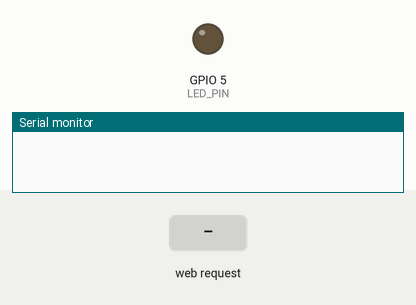
Recording of a sketch running on a simulated ESP8266 (NodeMCU). Shown: output pins drawn as LEDs (lit = HIGH), the last lines printed to the serial monitor. The inputs (shaded band) are chosen by the test bench.

Above: at 1.2 s.
1.3 s: HTTP request GET /led/1 received
At 1.9 s:
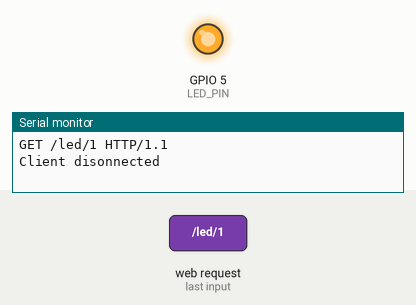
2.8 s: HTTP request GET /led/0 received
At 4.2 s:
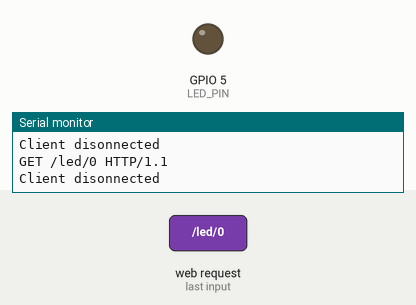
Timing chart, 0 to 5.8 s (numbered marks = the images above; inputs shaded):
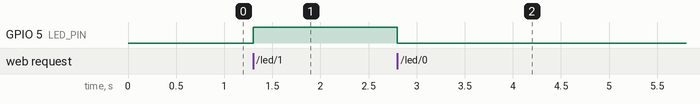

The sketch:

AP-Web-Server.ino
```cpp
/*
 * Source was
 * https://learn.sparkfun.com/tutorials/esp8266-thing-hookup-guide/example-sketch-ap-web-server
 * and I put some bits from
 * http://esp8266-server.de
 * into it.
 */
#include <ESP8266WiFi.h>

//////////////////////
// WiFi Definitions //
//////////////////////
const char WiFiAPPSK[] = "sparkfun";
const char AP_NameChar[] = "astral";

// Oder so:
//const char* ssid = "your-ssid";
//const char* password = "your-password";

/////////////////////
// Pin Definitions //
/////////////////////
const int LED_PIN = 5;      // Thing's onboard, green LED
const int ANALOG_PIN = A0;  // The only analog pin on the Thing
const int DIGITAL_PIN = 12; // Digital pin to be read

WiFiServer server(80);

void setup()
{
    Serial.begin(115200);
    delay (1);

    pinMode(DIGITAL_PIN, INPUT_PULLUP);
    pinMode(LED_PIN, OUTPUT);
    digitalWrite(LED_PIN, LOW);
    // Don't need to set ANALOG_PIN as input,
    // that's all it can be.

    // set to AP mode
    WiFi.mode(WIFI_AP);
    WiFi.softAP(AP_NameChar, WiFiAPPSK);
    server.begin();
}

void loop()
{
  // Check if a client has connected
  WiFiClient client = server.available();
  if (!client) {
    return;
  }

  // Read the first line of the request
  String req = client.readStringUntil('\r');
  Serial.println(req);
  client.flush();

  // Match the request
  int val = -1; // We'll use 'val' to keep track of both the
                // request type (read/set) and value if set.
  if (req.indexOf("/led/0") != -1)
    val = 0; // Will write LED low
  else if (req.indexOf("/led/1") != -1)
    val = 1; // Will write LED high
  else if (req.indexOf("/read") != -1)
    val = -2; // Will print pin reads
  // Otherwise request will be invalid. We'll say as much in HTML

  // Set GPIO5 according to the request
  if (val >= 0)
    digitalWrite(LED_PIN, val);

  //client.flush();

  // Prepare the response. Start with the common header:
  String s = "HTTP/1.1 200 OK\r\n";
  s += "Content-Type: text/html\r\n\r\n";
  s += "<!DOCTYPE HTML>\r\n<html>\r\n";
  // If we're setting the LED, print out a message saying we did
  if (val >= 0)
  {
    s += "LED is now ";
    s += (val)?"on":"off";
  }
  else if (val == -2)
  { // If we're reading pins, print out those values:
    s += "Analog Pin = ";
    s += String(analogRead(ANALOG_PIN));
    s += "<br>"; // Go to the next line.
    s += "Digital Pin 12 = ";
    s += String(digitalRead(DIGITAL_PIN));
  }
  else
  {
    s += "Invalid Request.<br> Try /led/1, /led/0, or /read.";
  }
  s += "</html>\n";

  // Send the response to the client
  client.print(s);
  delay(1);
  Serial.println("Client disonnected");

  // The client will actually be disconnected
  // when the function returns and 'client' object is detroyed
}
```

Measured:
- after the input at 1.3 s, GPIO 5 (LED_PIN): LOW → HIGH at once
- after the input at 2.8 s, GPIO 5 (LED_PIN): HIGH → LOW at once
